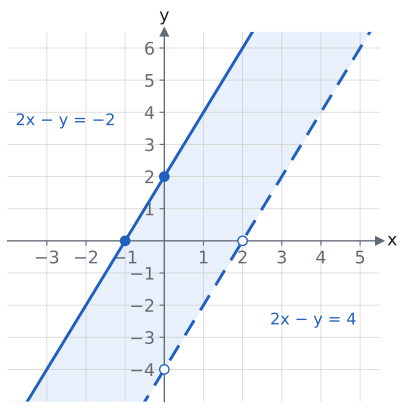

This chart was generated by the following Python code:
import sys; sys.path.insert(0, "tools")
from cizim import *

# Ders örneği: 2x − y ≥ −2 (düz, y = 2x + 2) ve 2x − y < 4 (kesikli, y = 2x − 4). Paralel doğrular arasında şerit.
X, Y = (-4, 5.5), (-5, 6.5)
fig, ax = sekil(5, 5)
eksenler(ax, x=X, y=Y)
ax.set_xticks([t for t in range(-3, 6) if t]); ax.set_yticks([t for t in range(-4, 7) if t])
ax.set_xticklabels([str(t).replace("-", "−") for t in range(-3, 6) if t])
ax.set_yticklabels([str(t).replace("-", "−") for t in range(-4, 7) if t])
xs = np.linspace(X[0], X[1], 200)
ust, alt = 2 * xs + 2, 2 * xs - 4
ax.fill_between(xs, np.clip(alt, Y[0], Y[1]), np.clip(ust, Y[0], Y[1]), color=MAVI_ACIK, zorder=0.2)
ax.plot(xs, ust, color=MAVI, zorder=3)
ax.plot(xs, alt, color=MAVI, ls=(0, (6, 4)), zorder=3)
nokta(ax, -1, 0, "", renk=MAVI); nokta(ax, 0, 2, "", renk=MAVI)
nokta(ax, 2, 0, "", renk=MAVI, dolu=False); nokta(ax, 0, -4, "", renk=MAVI, dolu=False)
ax.set_ylim(*Y)
ax.text(-3.8, 3.6, "2x − y = −2", color=MAVI, fontsize=12)
ax.text(2.7, -2.6, "2x − y = 4", color=MAVI, fontsize=12)
kaydet(fig, __file__)
